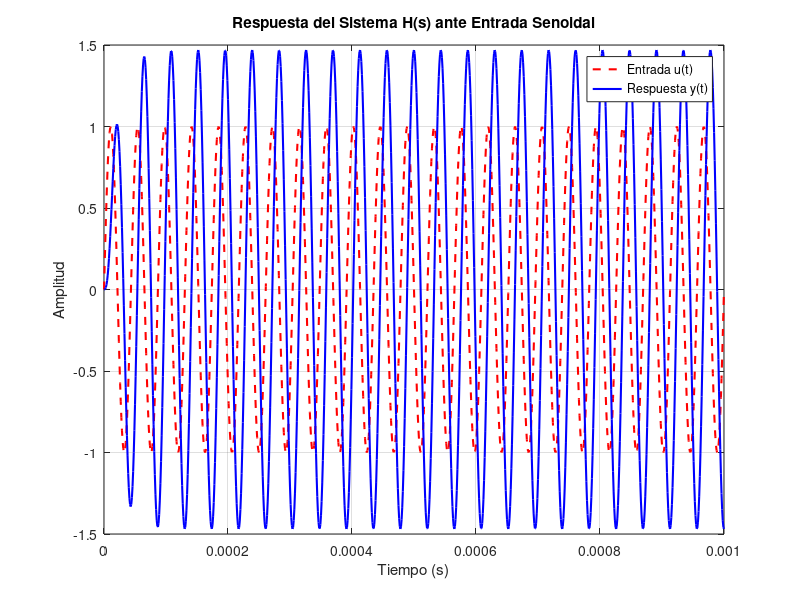

The MATLAB script that drew this image:
L = 4.7e-3;      
C = 10e-9;       
R = 470;         
num = [1];
den = [L*C R*C 1];
H = tf(num, den);

% --- Nueva sección: Simulación con lsim ---

% 1. Definir el vector de tiempo (0 a 1 ms con pasos de 2 microsegundos)
t = 0:1e-6:1e-3; 

% 2. Crear la entrada senoidal (Frecuencia de  kHz)
f = 23000; 
u = sin(2*pi*f*t);
% 3. Simular la respuesta del sistema
[y, t_out] = lsim(H, u, t);

% 4. Graficar Resultados
figure;
plot(t, u, 'r--', 'LineWidth', 1.5); hold on;
plot(t_out, y, 'b', 'LineWidth', 1.5);
grid on;
title('Respuesta del Sistema H(s) ante Entrada Senoidal');
xlabel('Tiempo (s)');
ylabel('Amplitud');
legend('Entrada u(t)', 'Respuesta y(t)');
